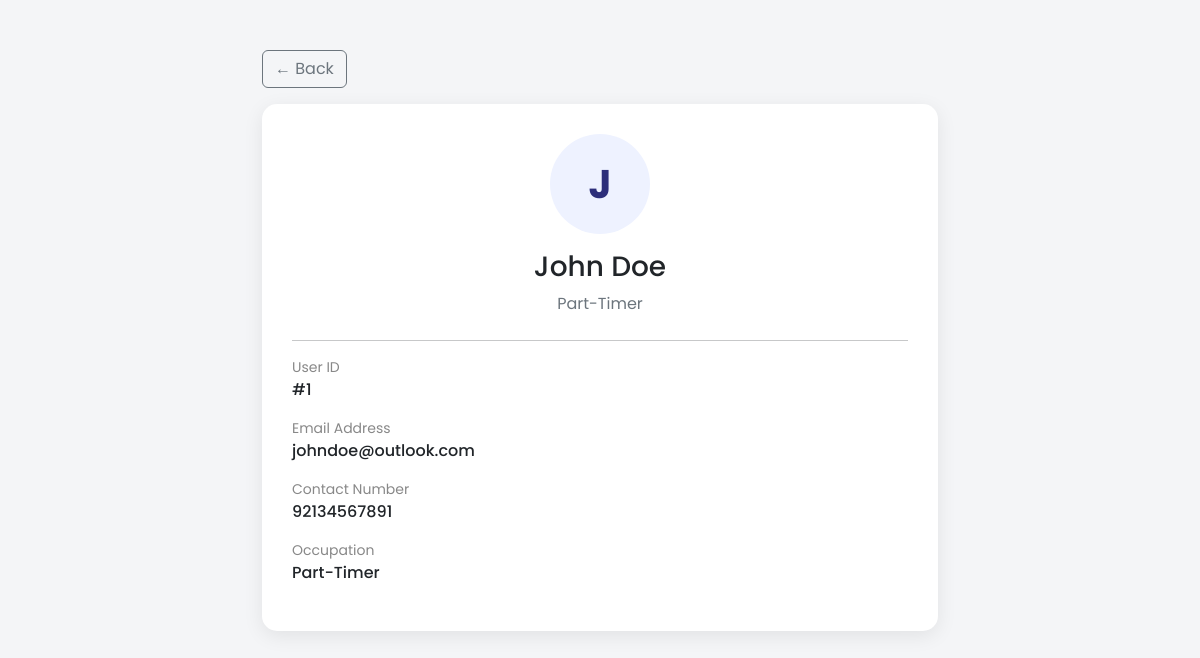
The app's page /admin_view_clients.php?user_id=1 with its own data.
### tables this page shows
CREATE TABLE `users` (
  `user_id` int(11) NOT NULL,
  `first_name` varchar(50) NOT NULL,
  `middle_initial` varchar(10) DEFAULT NULL,
  `last_name` varchar(50) NOT NULL,
  `username` varchar(50) NOT NULL,
  `email` varchar(100) NOT NULL,
  `contact_number` varchar(50) NOT NULL,
  `user_password` varchar(255) NOT NULL,
  `occupation` varchar(50) NOT NULL
);

### admin_view_clients.php (the view, shortened to what this page needs)
<?php
require "db.php";
$user_id = $_GET['user_id'] ?? 0;
$query = "
SELECT
    user_id,
    first_name,
    last_name,
    email,
    contact_number,
    occupation
FROM users
WHERE user_id = ?
";
$stmt = $conn->prepare($query);
$stmt->bind_param("i", $user_id);
$stmt->execute();
$result = $stmt->get_result();
$user = $result->fetch_assoc();
function e($str) {
    return htmlspecialchars($str ?? '');
}
?>
<!DOCTYPE html>
<html lang="en">
<head>
    <link href="bootstrap.css" rel="stylesheet">
</head>
<body>
<div class="container container-box">
    <a href="admin_clients.php" class="btn btn-outline-secondary mb-3">
        ← Back
    </a>
    <div class="card-box">
        <div class="text-center mb-4">
            <div class="avatar">
                <?= strtoupper(substr($user['first_name'], 0, 1)) ?>
            </div>
            <h3 class="mt-3">
                <?= e($user['first_name'] . ' ' . $user['last_name']) ?>
            </h3>
            <p class="text-muted">
                <?= e($user['occupation']) ?>
            </p>
        </div>
        <hr>
        <div class="mb-3">
            <div class="label">User ID</div>
            <div class="value">
                #<?= e($user['user_id']) ?>
            </div>
        </div>
        <div class="mb-3">
            <div class="label">Email Address</div>
            <div class="value">
                <?= e($user['email']) ?>
            </div>
        </div>
        <div class="mb-3">
            <div class="label">Contact Number</div>
            <div class="value">
                <?= e($user['contact_number']) ?>
            </div>
        </div>
        <div class="mb-3">
            <div class="label">Occupation</div>
            <div class="value">
                <?= e($user['occupation']) ?>
            </div>
        </div>
    </div>
</div>
</body>
</html>

### admin_view_clients.php (style rules this page uses)
.container-box { max-width:700px; margin:50px auto; }
.card-box { background:white; border-radius:15px; padding:30px; box-shadow:0 5px 20px rgba(0,0,0,0.08); }
.avatar { width:100px; height:100px; border-radius:50%; background:#eef2ff; display:flex; align-items:center; justify-content:center; font-size:40px; margin:auto; color:#2c2e7a; font-weight:bold; }
.label { color:#888; font-size:14px; }
.value { font-weight:500; }

### records on screen
users: first_name "J", first_name+last_name "John Doe", occupation "Part-Timer", user_id "1", email "johndoe@outlook.com", contact_number "92134567891"
